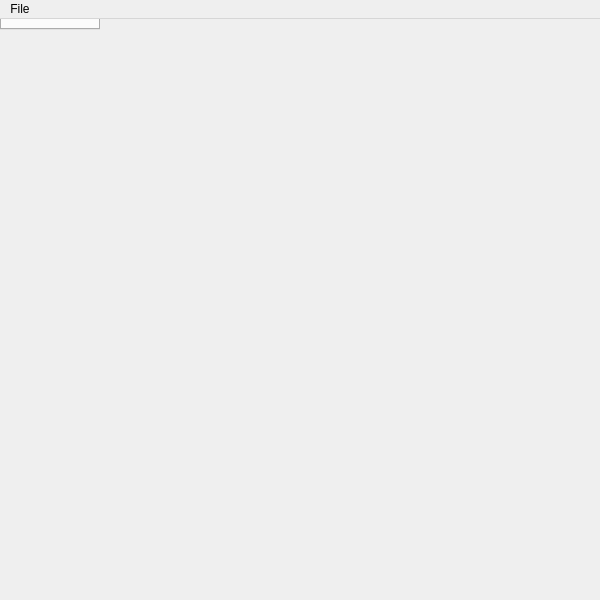
<?xml version="1.0" encoding="UTF-8"?>
<ui version="4.0">
 <class>MainWindow</class>
 <widget class="QMainWindow" name="MainWindow">
  <property name="geometry">
   <rect>
    <x>0</x>
    <y>0</y>
    <width>600</width>
    <height>600</height>
   </rect>
  </property>
  <property name="windowTitle">
   <string>System Observer</string>
  </property>
  <property name="windowIcon">
   <iconset resource="res.qrc">
    <normaloff>:/icon.svg</normaloff>:/icon.svg</iconset>
  </property>
  <property name="tabShape">
   <enum>QTabWidget::Rounded</enum>
  </property>
  <property name="unifiedTitleAndToolBarOnMac">
   <bool>true</bool>
  </property>
  <widget class="QTabWidget" name="tabContainer"/>
  <widget class="QMenuBar" name="menuBar">
   <property name="geometry">
    <rect>
     <x>0</x>
     <y>0</y>
     <width>600</width>
     <height>23</height>
    </rect>
   </property>
   <widget class="QMenu" name="menuFile">
    <property name="title">
     <string>File</string>
    </property>
    <addaction name="actionQuit"/>
   </widget>
   <addaction name="menuFile"/>
  </widget>
  <action name="actionQuit">
   <property name="text">
    <string>Quit</string>
   </property>
  </action>
 </widget>
 <layoutdefault spacing="6" margin="11"/>
 <resources>
  <include location="res.qrc"/>
 </resources>
 <connections>
  <connection>
   <sender>actionQuit</sender>
   <signal>triggered()</signal>
   <receiver>MainWindow</receiver>
   <slot>close()</slot>
   <hints>
    <hint type="sourcelabel">
     <x>-1</x>
     <y>-1</y>
    </hint>
    <hint type="destinationlabel">
     <x>199</x>
     <y>149</y>
    </hint>
   </hints>
  </connection>
 </connections>
</ui>
